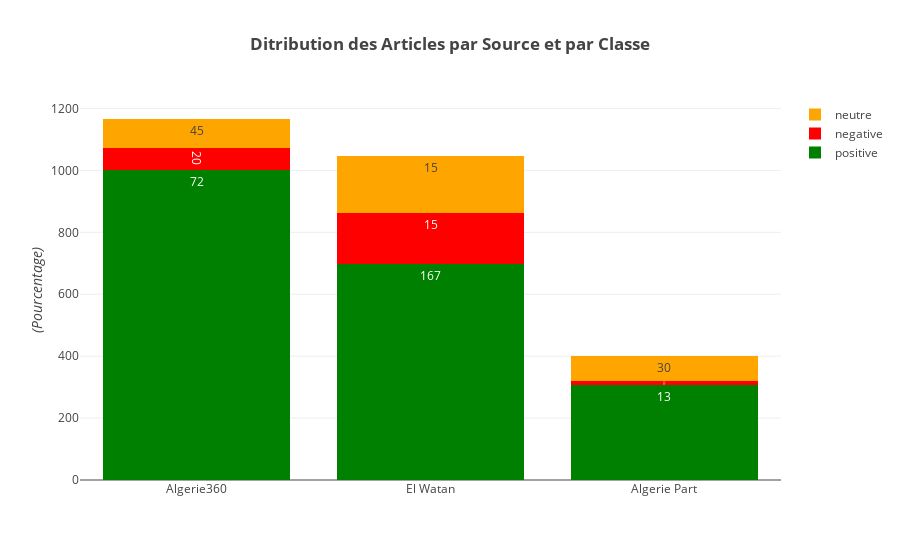

Notebook code for this chart:
### Code cell
layout = go.Layout(
    title='<b>Ditribution des Articles par Source et par Classe</b>',
    yaxis=dict(
        title='<i>(Pourcentage)</i>'
    ),
    barmode='stack'
)
sources = ['Algerie360', 'El Watan', 'Algerie Part']
p1 = len(df[(df['class'] == 1) & (df['source']=='algerie360')])
p2 = len(df[(df['class'] == 1) & (df['source']=='AlgeriePart')])
p3 = len(df[(df['class'] == 1) & (df['source']=='Elwatan')])

n1 = len(df[(df['class'] == -1) & (df['source']=='algerie360')])
n2 = len(df[(df['class'] == -1) & (df['source']=='AlgeriePart')])
n3 = len(df[(df['class'] == -1) & (df['source']=='Elwatan')])

nn1 = len(df[(df['class'] == 0) & (df['source']=='algerie360')])
nn2 = len(df[(df['class'] == 0) & (df['source']=='AlgeriePart')])
nn3 = len(df[(df['class'] == 0) & (df['source']=='Elwatan')])

trace1 = go.Bar(
    x=sources,
    y=[p1, p2, p3],
    name='positive',
    marker=dict(
        color = 'green'
    ),
    text = [n1, n2, n3],
    textposition = 'auto'
    
)
trace2 = go.Bar(
    x=sources,
    y=[n1, n2, n3],
    name='negative',
     marker=dict(
        color = 'red'
    ),
    text = [20, 15, 30],
    textposition = 'auto'
)
trace3 = go.Bar(
    x=sources,
    y=[nn1, nn2, nn3],
    name='neutre',
     marker=dict(
        color = 'orange'
    ),
    text = [45, 15, 30],
    textposition = 'auto'
)


data = [trace1, trace2, trace3]
layout = layout

fig = go.Figure(data=data, layout=layout)
py.offline.iplot(fig, filename='stacked-bar')

### Figure 1 — Plotly figure (JSON) as saved in the notebook; plotly's stock layout.template omitted (floating-point values rounded to 4 significant figures)
{"data": [{"marker": {"color": "green"}, "name": "positive", "text": ["72", "167", "13"], "textposition": "auto", "type": "bar", "uid": "d4d54a3a-f270-4dbb-93e4-63eb64603ed5", "x": ["Algerie360", "El Watan", "Algerie Part"], "y": [1001, 697, 306]}, {"marker": {"color": "red"}, "name": "negative", "text": ["20", "15", "30"], "textposition": "auto", "type": "bar", "uid": "7ae08735-92d0-4b0a-84e7-5e7ee23863cc", "x": ["Algerie360", "El Watan", "Algerie Part"], "y": [72, 167, 13]}, {"marker": {"color": "orange"}, "name": "neutre", "text": ["45", "15", "30"], "textposition": "auto", "type": "bar", "uid": "fcaf4313-5418-4b62-a794-3c43186e49f0", "x": ["Algerie360", "El Watan", "Algerie Part"], "y": [93, 182, 80]}], "layout": {"barmode": "stack", "title": {"text": "<b>Ditribution des Articles par Source et par Classe</b>"}, "yaxis": {"title": {"text": "<i>(Pourcentage)</i>"}}}}
